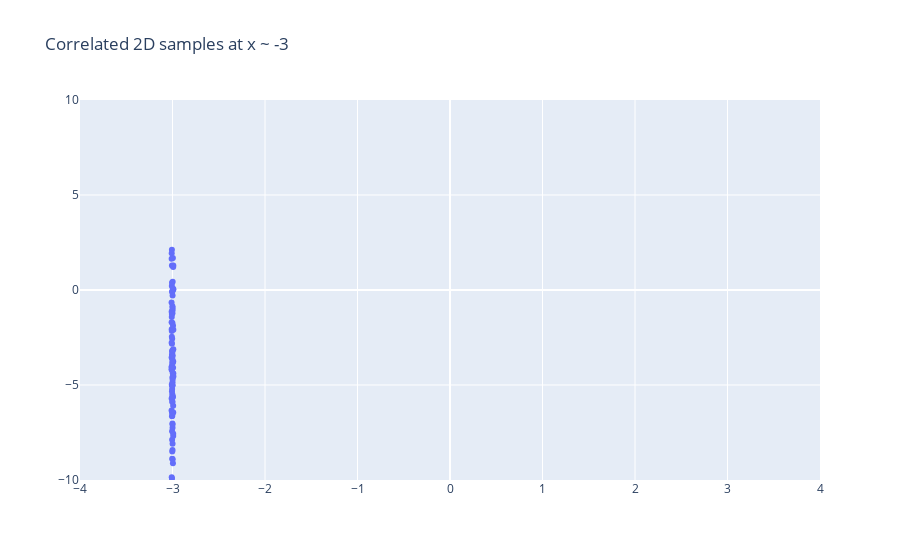

The notebook cell saved with this chart:
### Code cell
xs_c_m, ys_c_m = make_y_for_x(-3, cov_matrix=cov_matrix)
fig = go_scatter(xs_c_m, ys_c_m, title="Correlated 2D samples at x ~ -3")
fig.update_xaxes(range=[-4, 4])
fig.update_yaxes(range=[-10, 10])
